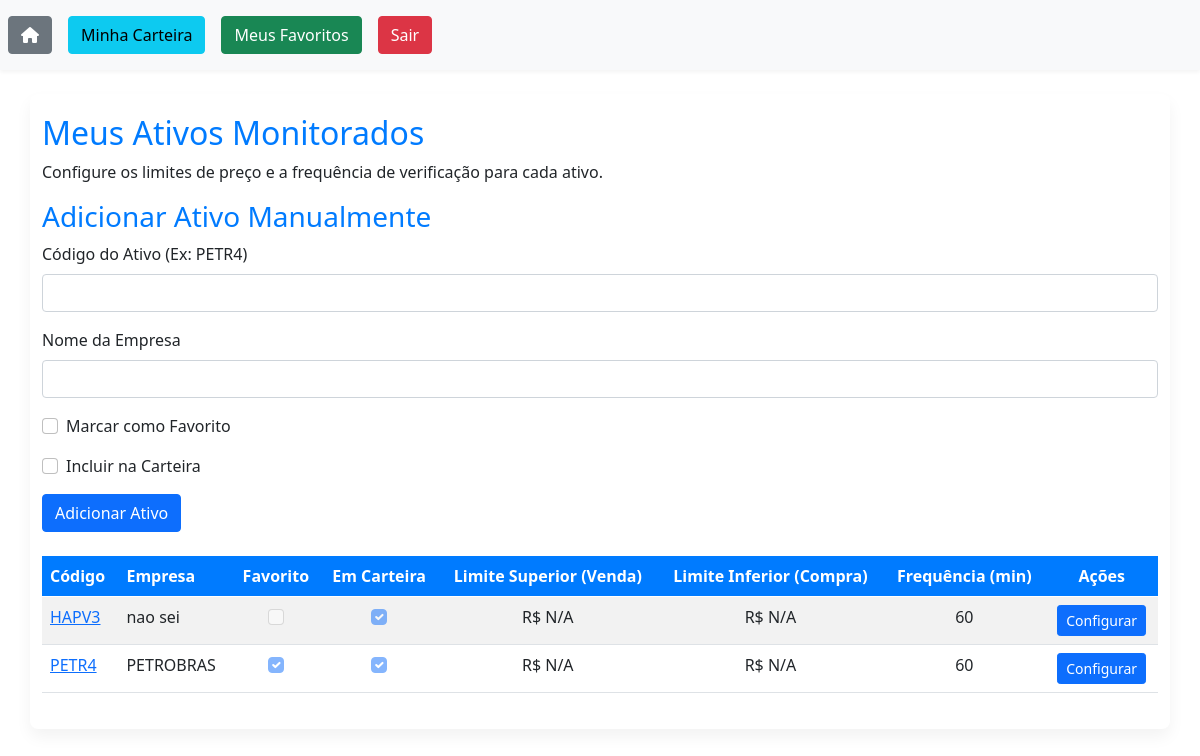
/ativos_user/carteira/ (signed in), run on an earlier commit of the app's database.
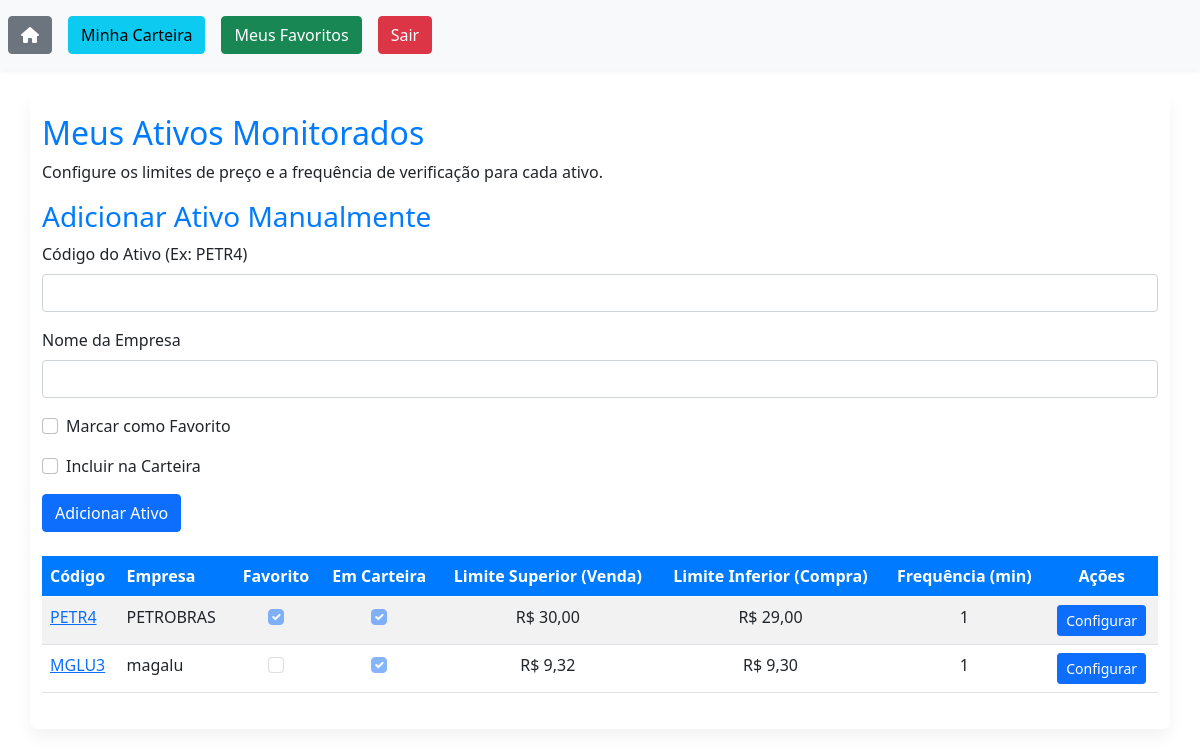
And on a later commit of the database.
### ativos_user/models.py (models this page shows, shortened)
class AtivosUser(models.Model):
    user = models.ForeignKey(User, on_delete=models.CASCADE)
    ativo = models.ForeignKey(Ativo, on_delete=models.CASCADE) # Alterado para o novo modelo Ativo
    limite_superior = models.DecimalField(max_digits=10, decimal_places=2, null=True, blank=True)
    limite_inferior = models.DecimalField(max_digits=10, decimal_places=2, null=True, blank=True)
    intervalo_verificacao = models.IntegerField(default=60)  # in minutes
    favorito = models.BooleanField(default=False)
    em_carteira = models.BooleanField(default=False)
    last_alert_sent = models.DateTimeField(null=True, blank=True) # Novo campo

class Ativo(models.Model): # Novo modelo Ativo
    cod_ativo = models.CharField(max_length=10, unique=True)
    nome_empresa = models.CharField(max_length=100)

### ativos_user/views.py (the view)
# urls.py: path('carteira/', carteira, name='carteira'),
@login_required(login_url='login')
def carteira(request): # Renomeado de favoritos para carteira
    user = request.user
    busca = request.GET.get('cod-ativo')
    if busca:
        ativos_list = AtivosUser.objects.filter(
            Q(ativo__cod_ativo__icontains=busca) | Q(ativo__nome_empresa__icontains=busca),
            user=user,
            em_carteira=True # Filtrar por em_carteira
        )
    else:
        ativos_list = AtivosUser.objects.filter(user=user, em_carteira=True) # Filtrar por em_carteira
    for ativo in ativos_list:
        ativo.form = AtivoUserForm(instance=ativo)
    paginacao = Paginator(ativos_list, 10)
    page = request.GET.get('page')
    ativos_por_pagina = paginacao.get_page(page)
    return render(request, 'favoritos.html', {'ativos': ativos_por_pagina, "favorito": True}) # Renderizar o template 'favoritos.html' por enquanto

### ativos_user/templates/favoritos.html (shortened to what this page needs)
{% extends 'base.html' %}
{% load static %}
{% block body %}
<div class="container mt-4">
    <div class="row">
        <div class="col">
            <h2>Meus Ativos Monitorados</h2>
            <p>Configure os limites de preço e a frequência de verificação para cada ativo.</p>
        </div>
    </div>
    <div class="row mb-4">
        <div class="col-md-12">
            <h3>Adicionar Ativo Manualmente</h3>
            <form method="POST" action="{% url 'ativos_user:add_manual_asset' %}">
                <div class="mb-3">
                    <label for="cod_ativo_manual" class="form-label">Código do Ativo (Ex: PETR4)</label>
                    <input type="text" class="form-control" id="cod_ativo_manual" name="cod_ativo" required>
                </div>
                <div class="mb-3">
                    <label for="nome_empresa_manual" class="form-label">Nome da Empresa</label>
                    <input type="text" class="form-control" id="nome_empresa_manual" name="nome_empresa" required>
                </div>
                <div class="mb-3 form-check">
                    <input type="checkbox" class="form-check-input" id="favorito_manual" name="favorito">
                    <label class="form-check-label" for="favorito_manual">Marcar como Favorito</label>
                </div>
                <div class="mb-3 form-check">
                    <input type="checkbox" class="form-check-input" id="em_carteira_manual" name="em_carteira">
                    <label class="form-check-label" for="em_carteira_manual">Incluir na Carteira</label>
                </div>
                <button type="submit" class="btn btn-primary">Adicionar Ativo</button>
            </form>
        </div>
    </div>
    <div class="table-responsive">
        <table class="table table-striped table-hover">
            <thead class="thead-dark">
                <tr>
                    <th scope="col">Código</th>
                    <th scope="col">Empresa</th>
                    <th scope="col" class="text-center">Favorito</th>
                    <th scope="col" class="text-center">Em Carteira</th>
                    <th scope="col" class="text-center">Limite Superior (Venda)</th>
                    <th scope="col" class="text-center">Limite Inferior (Compra)</th>
                    <th scope="col" class="text-center">Frequência (min)</th>
                    <th scope="col" class="text-center">Ações</th>
                </tr>
            </thead>
            <tbody>
                {% for ativo in ativos %}
                <tr>
                    <td>
                        <a href="{% url 'ativos_user:detalhes_ativo' ativo.id %}">{{ ativo.ativo.cod_ativo }}</a>
                    </td>
                    <td>{{ ativo.ativo.nome_empresa }}</td>
                    <td class="text-center">
                        <input class="form-check-input" type="checkbox" {% if ativo.favorito %} checked {% endif %} disabled>
                    </td>
                    <td class="text-center">
                        <input class="form-check-input" type="checkbox" {% if ativo.em_carteira %} checked {% endif %} disabled>
                    </td>
                    <td class="text-center">R$ {{ ativo.limite_superior|default:"N/A" }}</td>
                    <td class="text-center">R$ {{ ativo.limite_inferior|default:"N/A" }}</td>
                    <td class="text-center">{{ ativo.intervalo_verificacao|default:"N/A" }}</td>
                    <td class="text-center">
                        <button type="button" class="btn btn-primary btn-sm" data-bs-toggle="modal" data-bs-target="#configModal-{{ ativo.id }}">
                            Configurar
                        </button>
                    </td>
                </tr>
                {% empty %}
                <tr>
                    <td colspan="8" class="text-center">Você ainda não adicionou ativos para monitorar.</td>
                </tr>
                {% endfor %}
            </tbody>
        </table>
    </div>
</div>
{% endblock %}

### templates/base.html (shortened to what this page needs)
{% load static %}
<!DOCTYPE html>
<html lang="pt-br">
<head>
  <link rel="stylesheet" href="{% static 'css/style.css' %}">
  <link href="https://cdn.jsdelivr.net/npm/bootstrap@5.0.2/dist/css/bootstrap.min.css" rel="stylesheet">
  <link rel="stylesheet" href="https://cdnjs.cloudflare.com/ajax/libs/font-awesome/6.0.0-beta3/css/all.min.css" />
</head>
<body>
    <header>
      <nav class="navbar navbar-expand-lg navbar-light bg-light">
        <ul class="navbar-nav me-auto mb-2 mb-lg-0">
          {% if not user.is_authenticated %}
          <li class="nav-item"><a class="nav-link active" href="{% url 'home' %}"><button class="btn btn-primary">Login</button></a></li>
          <li class="nav-item"><a class="nav-link active" href="{% url 'auth:cadastro' %}"><button class="btn btn-success">Cadastrar</button></a></li>
          {% else %}
          <li class="nav-item"><a class="nav-link active" href="{% url 'ativos_user:home_ativos' %}"><button class="btn btn-secondary"><i class="fas fa-home"> </i></button></a></li>
          <li class="nav-item"><a class="nav-link active" href="{% url 'ativos_user:carteira' %}"><button class="btn btn-info">Minha Carteira</button></a></li>
          <li class="nav-item"><a class="nav-link active" href="{% url 'ativos_user:favoritos' %}"><button class="btn btn-success">Meus Favoritos</button></a></li>
          <li class="nav-item"><a class="nav-link active" href="{% url 'auth:sair' %}"><button class="btn btn-danger">Sair</button></a></li>
          {% endif %}
        </ul>
      </nav>
    </header>
  {% block body %}
  {% endblock %}
</body>
</html>

### templates/static/css/style.css (style rules this page uses)
body { font-family: 'Segoe UI', Tahoma, Geneva, Verdana, sans-serif; background-color: #f8f9fa; color: #343a40; }
.navbar { background-color: #ffffff !important; box-shadow: 0 2px 4px rgba(0,0,0,.05); }
.btn-primary, .btn-success, .btn-info, .btn-danger { border-radius: 0.25rem; font-weight: 500; }
.btn-primary { background-color: #007bff; border-color: #007bff; }
.btn-success { background-color: #28a745; border-color: #28a745; }
.btn-info { background-color: #17a2b8; border-color: #17a2b8; }
.btn-danger { background-color: #dc3545; border-color: #dc3545; }
.container { margin-top: 20px; padding: 20px; background-color: #ffffff; border-radius: 0.5rem; box-shadow: 0 0.5rem 1rem rgba(0,0,0,.05); }
h1, h2, h3 { color: #007bff; margin-bottom: 20px; }
.table thead th { background-color: #007bff; color: #ffffff; border-color: #007bff; }
.form-label { font-weight: 500; }

What changed in the data, as far as the page shows it:
removed AtivosUser: ativo.cod_ativo "HAPV3", ativo.nome_empresa "nao sei", em_carteira "☑", limite_superior "N/A", limite_inferior "N/A", intervalo_verificacao "60"
changed AtivosUser "PETR4": limite_superior "N/A" → "30,00"; limite_inferior "N/A" → "29,00"; intervalo_verificacao "60" → "1"
added AtivosUser: ativo.cod_ativo "MGLU3", ativo.nome_empresa "magalu", em_carteira "☑", limite_superior "9,32", limite_inferior "9,30", intervalo_verificacao "1"
